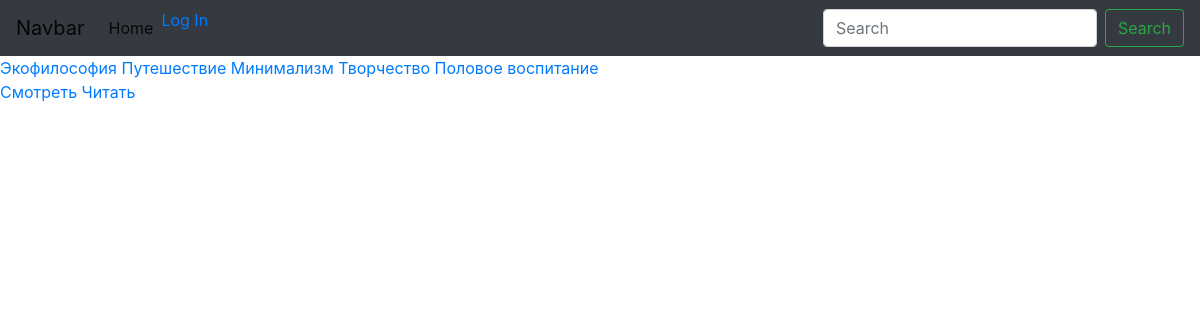
The page /obrazovanie/reports/минимализм-1592681763 on the database as committed earlier.
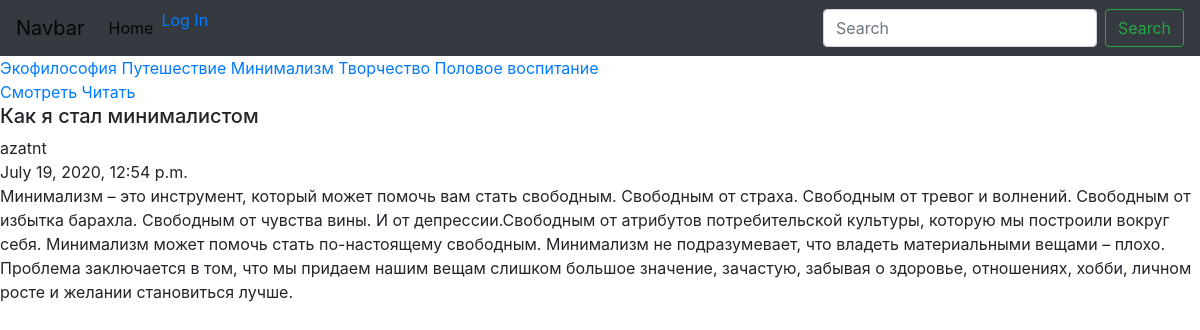
The same page on the database as committed later.
### Obrazovanie/models.py (models this page shows, shortened)
class Genre(models.Model):
    name = models.CharField(max_length=120)
    slug = models.SlugField(blank=True, unique=True)

class Report(models.Model):
    author = models.ForeignKey(User, on_delete=models.CASCADE, null=True)
    title = models.CharField(max_length=120)
    header = models.TextField(blank=True, null=True)
    genre = models.ForeignKey(Genre, on_delete=models.CASCADE, blank=True, null=True)
    body = models.TextField(blank=True, null=True)
    wrote_date = models.DateTimeField(default=timezone.now)
    likes = models.ManyToManyField(User, related_name='likes', blank=True)
    moderation = models.BooleanField("Проверено", default=False)
    favourite = models.ManyToManyField(User, related_name='favourite', blank=True)

### Obrazovanie/views.py (the view)
# urls.py: path('obrazovanie/reports/<str:slug>', genre_detail_report, name='genre_detail_reports_url'),
def genre_detail_report(request, slug):
    genre_all = Genre.objects.all()
    genre = Genre.objects.filter(slug=slug)
    return render(request, 'obrazovanie/genre_detail_report.html', context={'genre': genre, 'genre_all':genre_all})

### Obrazovanie/templates/obrazovanie/genre_detail_report.html (shortened to what this page needs)
{% extends 'base.html' %}
{% block subtitle %}
  {% for genre in genre_all %}
    <a href="{% url 'genre_detail_reports_url' slug=genre.slug %}">{{ genre.name }}</a>
  {% endfor %}
  <div class="">
    <a href="{% url 'obrazovanie_url' %}">Смотреть</a>
    <a href="{% url 'all_reports_url' %}">Читать</a>
  </div>
{% endblock %}
{% block content %}
  {% for genre in genre %}
    {% for report in genre.report_set.all %}
    <h5>{{ report.title }}</h5>
    {{ report.author }}
    <div class="">
      {{ report.wrote_date }}
    </div>
    <div class="">
      {{ report.body }}
    </div>
    {% endfor %}
  {% endfor %}
{% endblock %}

Rows that differ between the two databases and show on the page:
added Report: title "Как я стал минималистом", author "azatnt", wrote_date "July 19, 2020, 12:54 p.m.", body "Минимализм – это инструмент, который может помочь вам стать свободным. Свободным от страха. Свободным от тревог и волнений. Свободным от избытка барахла. Свободным от чувства вины. И от депрессии.Свободным от атрибутов потребительской культуры, которую мы построили вокруг себя. Минимализм может помочь стать по-настоящему свободным. Минимализм не подразумевает, что владеть материальными вещами – плохо. Проблема заключается в том, что мы придаем нашим вещам слишком большое значение, зачастую, забывая о здоровье, отношениях, хобби, личном росте и желании становиться лучше.", shown under Genre "Минимализм"
